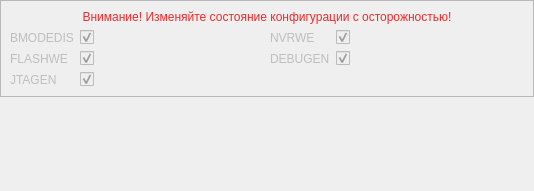
<?xml version="1.0" encoding="UTF-8"?>
<ui version="4.0">
 <class>Config035</class>
 <widget class="QWidget" name="Config035">
  <property name="geometry">
   <rect>
    <x>0</x>
    <y>0</y>
    <width>534</width>
    <height>191</height>
   </rect>
  </property>
  <property name="windowTitle">
   <string>Form</string>
  </property>
  <layout class="QVBoxLayout" name="verticalLayout_2">
   <property name="leftMargin">
    <number>0</number>
   </property>
   <property name="topMargin">
    <number>0</number>
   </property>
   <property name="rightMargin">
    <number>0</number>
   </property>
   <property name="bottomMargin">
    <number>0</number>
   </property>
   <item>
    <widget class="QFrame" name="tconfig_frm_cfg">
     <property name="enabled">
      <bool>false</bool>
     </property>
     <property name="frameShape">
      <enum>QFrame::StyledPanel</enum>
     </property>
     <property name="frameShadow">
      <enum>QFrame::Raised</enum>
     </property>
     <layout class="QVBoxLayout" name="verticalLayout">
      <item>
       <widget class="QLabel" name="lbl_warn0">
        <property name="text">
         <string>&lt;html&gt;&lt;head/&gt;&lt;body&gt;&lt;p&gt;&lt;span style=&quot; color:#ef2929;&quot;&gt;Внимание! Изменяйте состояние конфигурации с осторожностью!&lt;/span&gt;&lt;/p&gt;&lt;/body&gt;&lt;/html&gt;</string>
        </property>
        <property name="textFormat">
         <enum>Qt::RichText</enum>
        </property>
        <property name="alignment">
         <set>Qt::AlignCenter</set>
        </property>
       </widget>
      </item>
      <item>
       <layout class="QGridLayout" name="grid_cfgword">
        <item row="0" column="1">
         <layout class="QFormLayout" name="form_col1">
          <item row="1" column="0">
           <widget class="QLabel" name="lbl_debugen">
            <property name="toolTip">
             <string>&lt;html&gt;&lt;head/&gt;&lt;body&gt;&lt;p&gt;0 - запрещение работы функции отладки внутри ядра&lt;/p&gt;&lt;p&gt;1 - разрешение работы функции отладки внутри ядра&lt;/p&gt;&lt;/body&gt;&lt;/html&gt;</string>
            </property>
            <property name="text">
             <string>DEBUGEN</string>
            </property>
           </widget>
          </item>
          <item row="1" column="1">
           <widget class="QCheckBox" name="chbox_debugen">
            <property name="text">
             <string/>
            </property>
            <property name="checked">
             <bool>true</bool>
            </property>
           </widget>
          </item>
          <item row="0" column="0">
           <widget class="QLabel" name="lbl_nvrwe">
            <property name="toolTip">
             <string>&lt;html&gt;&lt;head/&gt;&lt;body&gt;&lt;p&gt;0 - запрещение записи и стирания NVR области Flash-памяти&lt;/p&gt;&lt;p align=&quot;justify&quot;&gt;1 - разрешение записи и стирания NVR области Flash-памяти&lt;/p&gt;&lt;/body&gt;&lt;/html&gt;</string>
            </property>
            <property name="text">
             <string>NVRWE</string>
            </property>
           </widget>
          </item>
          <item row="0" column="1">
           <widget class="QCheckBox" name="chbox_nvrwe">
            <property name="text">
             <string/>
            </property>
            <property name="checked">
             <bool>true</bool>
            </property>
           </widget>
          </item>
         </layout>
        </item>
        <item row="0" column="0">
         <layout class="QFormLayout" name="form_col0">
          <item row="0" column="0">
           <widget class="QLabel" name="lbl_bmodedis">
            <property name="toolTip">
             <string notr="true">&lt;html&gt;&lt;head/&gt;&lt;body&gt;&lt;p&gt;0 - загрузка из NVR области&lt;/p&gt;&lt;p align=&quot;justify&quot;&gt;1 - загрузка из основной области&lt;/p&gt;&lt;/body&gt;&lt;/html&gt;</string>
            </property>
            <property name="text">
             <string>BMODEDIS</string>
            </property>
           </widget>
          </item>
          <item row="0" column="1">
           <widget class="QCheckBox" name="chbox_bmodedis">
            <property name="text">
             <string/>
            </property>
            <property name="checked">
             <bool>true</bool>
            </property>
           </widget>
          </item>
          <item row="1" column="1">
           <widget class="QCheckBox" name="chbox_flashwe">
            <property name="text">
             <string/>
            </property>
            <property name="checked">
             <bool>true</bool>
            </property>
           </widget>
          </item>
          <item row="1" column="0">
           <widget class="QLabel" name="lbl_flashwe">
            <property name="toolTip">
             <string>&lt;html&gt;&lt;head/&gt;&lt;body&gt;&lt;p align=&quot;justify&quot;&gt;0 - запрещение записи и стирания основной области Flash-памяти&lt;/p&gt;&lt;p align=&quot;justify&quot;&gt;1 - разрешение записи и стирания основной области Flash-памяти&lt;/p&gt;&lt;/body&gt;&lt;/html&gt;</string>
            </property>
            <property name="text">
             <string>FLASHWE</string>
            </property>
           </widget>
          </item>
          <item row="2" column="1">
           <widget class="QCheckBox" name="chbox_jtagen">
            <property name="text">
             <string/>
            </property>
            <property name="checked">
             <bool>true</bool>
            </property>
           </widget>
          </item>
          <item row="2" column="0">
           <widget class="QLabel" name="lbl_jtagen">
            <property name="toolTip">
             <string>&lt;html&gt;&lt;head/&gt;&lt;body&gt;&lt;p&gt;0 - запрещение работы JTAG/SWD функции пина&lt;/p&gt;&lt;p align=&quot;justify&quot;&gt;1 - разрешение работы JTAG/SWD функции пина&lt;/p&gt;&lt;/body&gt;&lt;/html&gt;</string>
            </property>
            <property name="text">
             <string>JTAGEN</string>
            </property>
           </widget>
          </item>
         </layout>
        </item>
       </layout>
      </item>
     </layout>
    </widget>
   </item>
   <item>
    <spacer name="verticalSpacer">
     <property name="orientation">
      <enum>Qt::Vertical</enum>
     </property>
     <property name="sizeHint" stdset="0">
      <size>
       <width>20</width>
       <height>40</height>
      </size>
     </property>
    </spacer>
   </item>
  </layout>
 </widget>
 <resources/>
 <connections/>
</ui>
